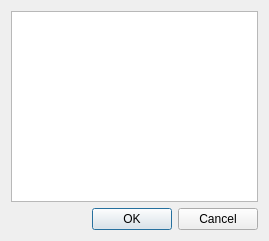
<?xml version="1.0" encoding="UTF-8"?>
<ui version="4.0">
 <class>CameraSelectDialog</class>
 <widget class="QDialog" name="CameraSelectDialog">
  <property name="geometry">
   <rect>
    <x>0</x>
    <y>0</y>
    <width>269</width>
    <height>241</height>
   </rect>
  </property>
  <property name="windowTitle">
   <string>Select Camera</string>
  </property>
  <layout class="QVBoxLayout" name="verticalLayout">
   <item>
    <widget class="QListWidget" name="cameraList">
     <property name="sortingEnabled">
      <bool>true</bool>
     </property>
    </widget>
   </item>
   <item>
    <widget class="QDialogButtonBox" name="buttonBox">
     <property name="orientation">
      <enum>Qt::Horizontal</enum>
     </property>
     <property name="standardButtons">
      <set>QDialogButtonBox::Cancel|QDialogButtonBox::Ok</set>
     </property>
    </widget>
   </item>
  </layout>
 </widget>
 <resources/>
 <connections>
  <connection>
   <sender>buttonBox</sender>
   <signal>accepted()</signal>
   <receiver>CameraSelectDialog</receiver>
   <slot>accept()</slot>
   <hints>
    <hint type="sourcelabel">
     <x>248</x>
     <y>254</y>
    </hint>
    <hint type="destinationlabel">
     <x>157</x>
     <y>274</y>
    </hint>
   </hints>
  </connection>
  <connection>
   <sender>buttonBox</sender>
   <signal>rejected()</signal>
   <receiver>CameraSelectDialog</receiver>
   <slot>reject()</slot>
   <hints>
    <hint type="sourcelabel">
     <x>316</x>
     <y>260</y>
    </hint>
    <hint type="destinationlabel">
     <x>286</x>
     <y>274</y>
    </hint>
   </hints>
  </connection>
 </connections>
</ui>
